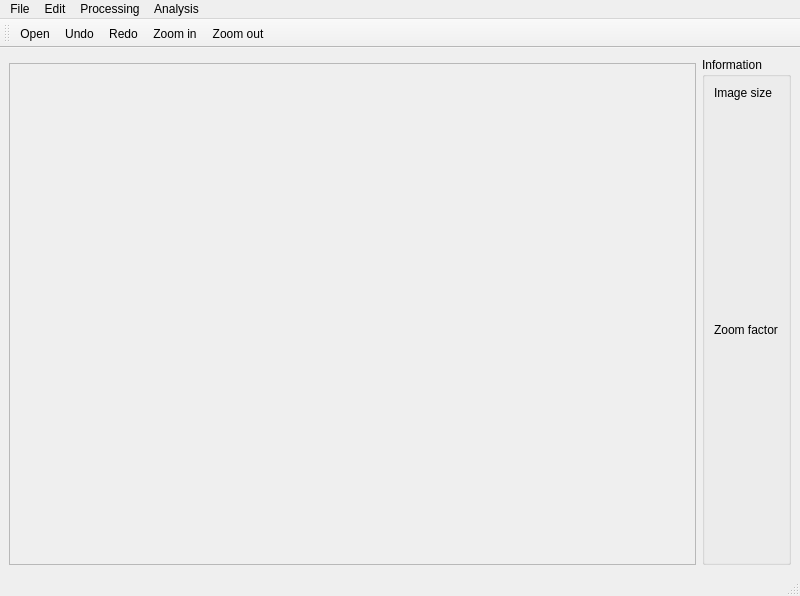
<?xml version="1.0" encoding="UTF-8"?>
<ui version="4.0">
 <class>MainWindow</class>
 <widget class="QMainWindow" name="MainWindow">
  <property name="geometry">
   <rect>
    <x>0</x>
    <y>0</y>
    <width>800</width>
    <height>596</height>
   </rect>
  </property>
  <property name="windowTitle">
   <string>MainWindow</string>
  </property>
  <widget class="QWidget" name="centralwidget">
   <layout class="QHBoxLayout" name="horizontalLayout_2">
    <item>
     <layout class="QVBoxLayout" name="verticalLayout_2">
      <item>
       <widget class="QTabBar" name="tabBar" native="true"/>
      </item>
      <item>
       <widget class="QScrollArea" name="saImgDisplay">
        <property name="widgetResizable">
         <bool>true</bool>
        </property>
        <widget class="QWidget" name="scrollAreaWidgetContents">
         <property name="geometry">
          <rect>
           <x>0</x>
           <y>0</y>
           <width>694</width>
           <height>493</height>
          </rect>
         </property>
         <layout class="QHBoxLayout" name="horizontalLayout">
          <item>
           <widget class="QLabel" name="lblImgDisplay">
            <property name="text">
             <string/>
            </property>
            <property name="alignment">
             <set>Qt::AlignCenter</set>
            </property>
           </widget>
          </item>
         </layout>
        </widget>
       </widget>
      </item>
     </layout>
    </item>
    <item>
     <widget class="QGroupBox" name="groupBoxInfo">
      <property name="maximumSize">
       <size>
        <width>150</width>
        <height>16777215</height>
       </size>
      </property>
      <property name="title">
       <string>Information</string>
      </property>
      <layout class="QVBoxLayout" name="verticalLayout">
       <item>
        <widget class="QLabel" name="lblImageSize">
         <property name="sizePolicy">
          <sizepolicy hsizetype="Preferred" vsizetype="Preferred">
           <horstretch>0</horstretch>
           <verstretch>0</verstretch>
          </sizepolicy>
         </property>
         <property name="text">
          <string>Image size</string>
         </property>
         <property name="alignment">
          <set>Qt::AlignLeading|Qt::AlignLeft|Qt::AlignTop</set>
         </property>
        </widget>
       </item>
       <item>
        <widget class="QLabel" name="lblZoomFactor">
         <property name="sizePolicy">
          <sizepolicy hsizetype="Preferred" vsizetype="Preferred">
           <horstretch>0</horstretch>
           <verstretch>0</verstretch>
          </sizepolicy>
         </property>
         <property name="text">
          <string>Zoom factor</string>
         </property>
         <property name="alignment">
          <set>Qt::AlignLeading|Qt::AlignLeft|Qt::AlignTop</set>
         </property>
        </widget>
       </item>
      </layout>
     </widget>
    </item>
   </layout>
  </widget>
  <widget class="QMenuBar" name="menubar">
   <property name="geometry">
    <rect>
     <x>0</x>
     <y>0</y>
     <width>800</width>
     <height>21</height>
    </rect>
   </property>
   <widget class="QMenu" name="menuFile">
    <property name="title">
     <string>File</string>
    </property>
    <addaction name="actionOpen"/>
    <addaction name="actionSave"/>
    <addaction name="actionExport"/>
   </widget>
   <widget class="QMenu" name="menuEdit">
    <property name="title">
     <string>Edit</string>
    </property>
    <addaction name="actionUndo"/>
    <addaction name="actionRedo"/>
    <addaction name="actionZoomIn"/>
    <addaction name="actionZoomOut"/>
    <addaction name="actionDefineScale"/>
    <addaction name="actionDefineAreas"/>
   </widget>
   <widget class="QMenu" name="menuProcessing">
    <property name="title">
     <string>Processing</string>
    </property>
    <widget class="QMenu" name="menuDerivative_Filter">
     <property name="title">
      <string>Derivative Filter</string>
     </property>
     <addaction name="actionDerivativeSobel"/>
     <addaction name="actionDerivativeLaPlace"/>
    </widget>
    <addaction name="actionSmoothingFilter"/>
    <addaction name="menuDerivative_Filter"/>
    <addaction name="actionSegmentation"/>
    <addaction name="actionContrast"/>
    <addaction name="actionSharpen"/>
    <addaction name="actionWatershed_Transformation"/>
    <addaction name="actionTest"/>
   </widget>
   <widget class="QMenu" name="menuAnalysis">
    <property name="title">
     <string>Analysis</string>
    </property>
    <addaction name="actionFiberDiameter"/>
    <addaction name="actionFiberOrientation"/>
   </widget>
   <addaction name="menuFile"/>
   <addaction name="menuEdit"/>
   <addaction name="menuProcessing"/>
   <addaction name="menuAnalysis"/>
  </widget>
  <widget class="QStatusBar" name="statusbar"/>
  <widget class="QToolBar" name="toolBar">
   <property name="windowTitle">
    <string>toolBar</string>
   </property>
   <attribute name="toolBarArea">
    <enum>TopToolBarArea</enum>
   </attribute>
   <attribute name="toolBarBreak">
    <bool>false</bool>
   </attribute>
   <addaction name="actionOpen"/>
   <addaction name="actionUndo"/>
   <addaction name="actionRedo"/>
   <addaction name="actionZoomIn"/>
   <addaction name="actionZoomOut"/>
  </widget>
  <action name="actionOpen">
   <property name="icon">
    <iconset resource="../resources.qrc">
     <normaloff>:/icons/view/res/icons/document-open.ico</normaloff>:/icons/view/res/icons/document-open.ico</iconset>
   </property>
   <property name="text">
    <string>Open</string>
   </property>
  </action>
  <action name="actionSave">
   <property name="text">
    <string>Save</string>
   </property>
  </action>
  <action name="actionExport">
   <property name="text">
    <string>Export</string>
   </property>
  </action>
  <action name="actionUndo">
   <property name="icon">
    <iconset resource="../resources.qrc">
     <normaloff>:/icons/view/res/icons/edit-undo.ico</normaloff>:/icons/view/res/icons/edit-undo.ico</iconset>
   </property>
   <property name="text">
    <string>Undo</string>
   </property>
  </action>
  <action name="actionRedo">
   <property name="icon">
    <iconset resource="../resources.qrc">
     <normaloff>:/icons/view/res/icons/edit-redo.ico</normaloff>:/icons/view/res/icons/edit-redo.ico</iconset>
   </property>
   <property name="text">
    <string>Redo</string>
   </property>
  </action>
  <action name="actionZoomIn">
   <property name="icon">
    <iconset resource="../resources.qrc">
     <normaloff>:/icons/view/res/icons/zoom-in.ico</normaloff>:/icons/view/res/icons/zoom-in.ico</iconset>
   </property>
   <property name="text">
    <string>Zoom in</string>
   </property>
  </action>
  <action name="actionZoomOut">
   <property name="icon">
    <iconset resource="../resources.qrc">
     <normaloff>:/icons/view/res/icons/zoom-out.ico</normaloff>:/icons/view/res/icons/zoom-out.ico</iconset>
   </property>
   <property name="text">
    <string>Zoom out</string>
   </property>
  </action>
  <action name="actionDefineScale">
   <property name="text">
    <string>Define scale</string>
   </property>
  </action>
  <action name="actionDefineAreas">
   <property name="text">
    <string>Define areas</string>
   </property>
  </action>
  <action name="actionSegmentation">
   <property name="text">
    <string>Segmentation</string>
   </property>
  </action>
  <action name="actionContrast">
   <property name="text">
    <string>Contrast</string>
   </property>
  </action>
  <action name="actionFiberDiameter">
   <property name="text">
    <string>Fiber diameter</string>
   </property>
  </action>
  <action name="actionFiberOrientation">
   <property name="text">
    <string>Fiber orientation</string>
   </property>
  </action>
  <action name="actionDerivativeSobel">
   <property name="text">
    <string>Sobel</string>
   </property>
  </action>
  <action name="actionDerivativeLaPlace">
   <property name="text">
    <string>LaPlace</string>
   </property>
  </action>
  <action name="actionSmoothingFilter">
   <property name="text">
    <string>Smoothing Filter</string>
   </property>
  </action>
  <action name="actionSharpen">
   <property name="text">
    <string>Sharpen</string>
   </property>
  </action>
  <action name="actionWatershed_Transformation">
   <property name="text">
    <string>Watershed Transformation</string>
   </property>
  </action>
  <action name="actionTest">
   <property name="text">
    <string>test</string>
   </property>
  </action>
 </widget>
 <customwidgets>
  <customwidget>
   <class>QTabBar</class>
   <extends>QWidget</extends>
   <header>PyQt5.QtWidgets.h</header>
   <container>1</container>
  </customwidget>
 </customwidgets>
 <resources>
  <include location="../resources.qrc"/>
 </resources>
 <connections/>
</ui>
